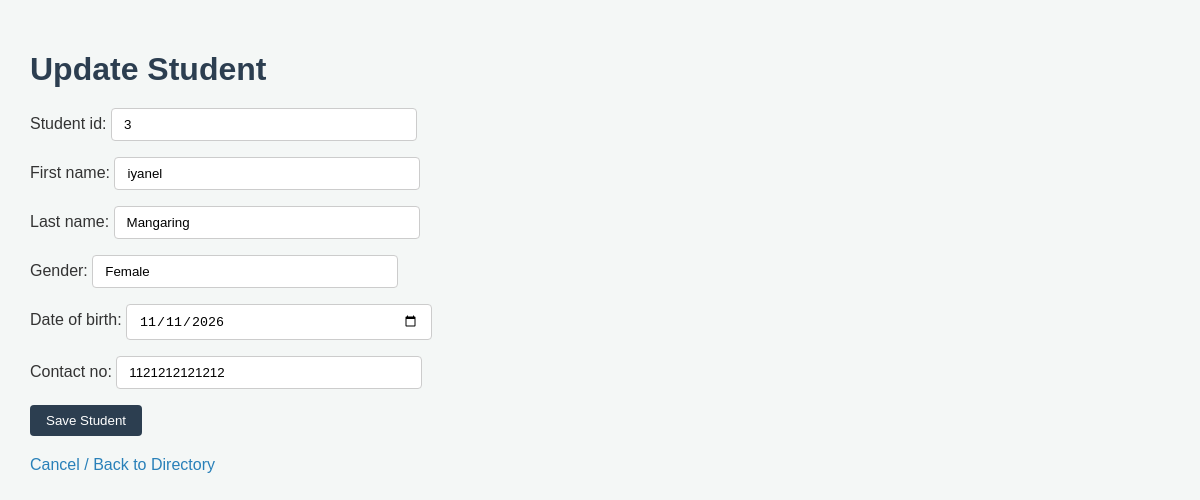
The app's page /registration/students/5/edit/ with its own data.
### students/models.py (models this page shows, shortened)
class Student(models.Model):
    student_id = models.CharField(max_length=50, unique=True)
    first_name = models.CharField(max_length=50)
    last_name = models.CharField(max_length=50)
    gender = models.CharField(max_length=10)
    date_of_birth = models.DateField()
    contact_no = models.CharField(max_length=20)
    created_at = models.DateTimeField(auto_now_add=True)
    class Meta:
        db_table = 'registration'  # <--- This is your custom table name!

### students/views.py (the view)
# urls.py: path('students/<int:pk>/edit/', views.student_update, name='student_update'),
def student_update(request, pk):
    student = get_object_or_404(Student, pk=pk)
    if request.method == 'POST':
        form = StudentForm(request.POST, instance=student)
        if form.is_valid():
            form.save()
            messages.success(request, 'Student record updated successfully.')
            return redirect('student_detail', pk=student.pk)
    else:
        form = StudentForm(instance=student)
    return render(request, 'registration/student_form.html', {'form': form, 'page_title': 'Update Student', 'student': student})

### students/forms.py
class StudentForm(forms.ModelForm):
    class Meta:
        model = Student
        fields = [
            'student_id',
            'first_name',
            'last_name',
            'gender',
            'date_of_birth',
            'contact_no',
        ]
        widgets = {
            'date_of_birth': forms.DateInput(attrs={'type': 'date'}),
        }

### students/templates/registration/student_form.html (shortened to what this page needs)
<!DOCTYPE html>
<html lang="en">
<head>
    {% load static %}
    <link rel="stylesheet" href="{% static 'registration/style.css' %}">
</head>
<body>
    <h1>{{ page_title }}</h1>
    <form method="post">
        {{ form.as_p }}
        <button type="submit">Save Student</button>
    </form>
    <p style="margin-top: 20px;">
        <a href="{% url 'student_list' %}">Cancel / Back to Directory</a>
    </p>
</body>
</html>

### students/templates/registration/style.css (style rules this page uses)
body { font-family: Arial, sans-serif; background-color: #f4f7f6; color: #333; margin: 0; padding: 30px; }
h1 { color: #2c3e50; margin-bottom: 20px; }
a { color: #2980b9; text-decoration: none; }
form { margin-bottom: 20px; }
input[type="text"], input[type="date"], select { padding: 8px 12px; width: 280px; border: 1px solid #ccc; border-radius: 4px; margin-right: 8px; }
button, input[type="submit"] { padding: 8px 16px; background-color: #2c3e50; color: white; border: none; border-radius: 4px; cursor: pointer; }

### records on screen
Student: student_id "3", first_name "iyanel", last_name "Mangaring", gender "Female", date_of_birth "11/11/2026", contact_no "1121212121212"

### other values on screen
{{ page_title }} "Update Student"
